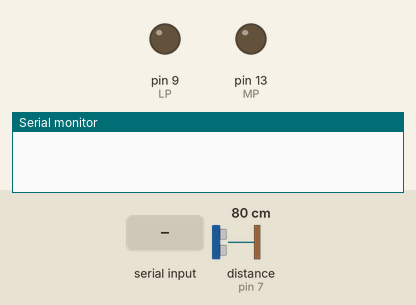
A sketch run on a simulated Arduino Uno, built with avr-gcc and run on an emulated ATmega328P. Shown: output pins drawn as LEDs (lit = HIGH), the last lines printed to the serial monitor. The test bench sets the inputs (shaded band); at power-on: distance to the obstacle (sensor on pin 7) 80 cm. The echo pulse lasts 58.3 µs per cm; pins used as bus, display or sensor lines are not drawn.

Above: at 1.2 s.
1.3 s: "1" received over Serial
At 2.0 s:
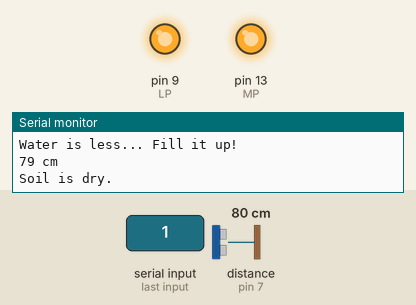
Timing chart, 0 to 4.3 s (numbered marks = the images above; inputs shaded):
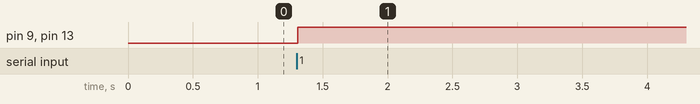

The sketch:

Arduino_Program.ino
```cpp
// Taken from TousifIslam61's Arduino_Projects Soil.cpp repo

const int soilPin = A0;
const int MP = 13;
const int dryThreshold = 500;
const int LP = 9;
const int trig = 8;
const int echo = 7;
const int DD = 5;

void setup() {
  Serial.begin(9600);
  pinMode(LP, OUTPUT);
  pinMode(echo, INPUT);
  pinMode(trig, OUTPUT);
  pinMode(MP, OUTPUT);
  pinMode(LED_BUILTIN, OUTPUT);
  pinMode(soilPin, INPUT);
}

void loop() {
  if(Serial.available())
  {
    char command;
    if((command = Serial.read()) == '1')
    {
      int moisture = analogRead(soilPin);
      Serial.print("Soil Reading: ");
      Serial.println(moisture);

      checkDistance();

      if (moisture > dryThreshold) {
        Serial.println("Soil is dry.");
        digitalWrite(LED_BUILTIN, HIGH);
      }
      else {
        Serial.println("Soil is moist.");
        digitalWrite(LED_BUILTIN, LOW);
      }

      delay(100);
    }
  }
}


void checkDistance() {
  digitalWrite(trig, LOW);
  delayMicroseconds(2);
  digitalWrite(trig, HIGH);
  delayMicroseconds(10);
  digitalWrite(trig, LOW);

  long duration = pulseIn(echo, HIGH);
  int distance = duration * 0.0342 / 2;

  if (distance <= DD) {
    Serial.print("Water is enough: ");
    Serial.print(distance);
    Serial.println(" cm");
    digitalWrite(LP, LOW);
  }
  else if (distance > 20) {
    Serial.println("Water is less... Fill it up!");
    Serial.print(distance);
    Serial.println(" cm");
    digitalWrite(LP, HIGH);
  }
}
```

Measured:
- after the input at 1.3 s, pin 9 (LP), pin 13 (MP): LOW → HIGH at once
